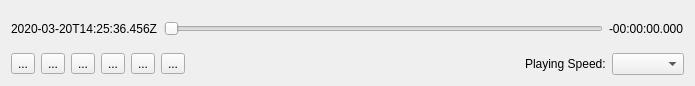
<?xml version="1.0" encoding="UTF-8"?>
<ui version="4.0">
 <class>VideoPlayerControl</class>
 <widget class="QWidget" name="VideoPlayerControl">
  <property name="geometry">
   <rect>
    <x>0</x>
    <y>0</y>
    <width>695</width>
    <height>86</height>
   </rect>
  </property>
  <property name="sizePolicy">
   <sizepolicy hsizetype="Preferred" vsizetype="Minimum">
    <horstretch>0</horstretch>
    <verstretch>0</verstretch>
   </sizepolicy>
  </property>
  <property name="windowTitle">
   <string>Form</string>
  </property>
  <layout class="QVBoxLayout" name="verticalLayout">
   <item>
    <layout class="QHBoxLayout" name="horizontalLayout">
     <item>
      <widget class="QLabel" name="currentLabel">
       <property name="text">
        <string>2020-03-20T14:25:36.456Z</string>
       </property>
      </widget>
     </item>
     <item>
      <widget class="QSlider" name="horizontalSlider">
       <property name="orientation">
        <enum>Qt::Horizontal</enum>
       </property>
      </widget>
     </item>
     <item>
      <widget class="QLabel" name="remainingLabel">
       <property name="text">
        <string>-00:00:00.000</string>
       </property>
      </widget>
     </item>
    </layout>
   </item>
   <item>
    <layout class="QHBoxLayout" name="horizontalLayout_2">
     <item>
      <widget class="QToolButton" name="stopButton">
       <property name="text">
        <string>...</string>
       </property>
       <property name="icon">
        <iconset theme="media-playback-stop">
         <normaloff>.</normaloff>.</iconset>
       </property>
      </widget>
     </item>
     <item>
      <widget class="QToolButton" name="skipBackwardButton">
       <property name="text">
        <string>...</string>
       </property>
       <property name="icon">
        <iconset theme="media-skip-backward">
         <normaloff>.</normaloff>.</iconset>
       </property>
      </widget>
     </item>
     <item>
      <widget class="QToolButton" name="seekBackwardButton">
       <property name="text">
        <string>...</string>
       </property>
       <property name="icon">
        <iconset theme="media-seek-backward">
         <normaloff>.</normaloff>.</iconset>
       </property>
      </widget>
     </item>
     <item>
      <widget class="QToolButton" name="playButton">
       <property name="text">
        <string>...</string>
       </property>
       <property name="icon">
        <iconset theme="media-playback-start">
         <normaloff>.</normaloff>.</iconset>
       </property>
      </widget>
     </item>
     <item>
      <widget class="QToolButton" name="seekForwardButton">
       <property name="text">
        <string>...</string>
       </property>
       <property name="icon">
        <iconset theme="media-seek-forward">
         <normaloff>.</normaloff>.</iconset>
       </property>
      </widget>
     </item>
     <item>
      <widget class="QToolButton" name="skipForwardButton">
       <property name="text">
        <string>...</string>
       </property>
       <property name="icon">
        <iconset theme="media-skip-forward">
         <normaloff>.</normaloff>.</iconset>
       </property>
      </widget>
     </item>
     <item>
      <spacer name="horizontalSpacer">
       <property name="orientation">
        <enum>Qt::Horizontal</enum>
       </property>
       <property name="sizeHint" stdset="0">
        <size>
         <width>40</width>
         <height>20</height>
        </size>
       </property>
      </spacer>
     </item>
     <item>
      <widget class="QLabel" name="label">
       <property name="text">
        <string>Playing Speed:</string>
       </property>
      </widget>
     </item>
     <item>
      <widget class="QComboBox" name="comboBox"/>
     </item>
    </layout>
   </item>
  </layout>
 </widget>
 <resources/>
 <connections/>
</ui>
